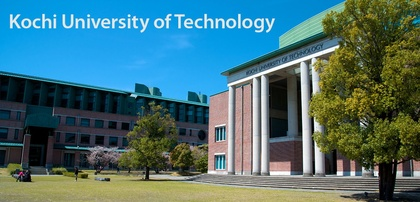
%> input picture img2/kut.jpg, 420 x 202 px, shrunk from 933 x 449 before the run
$ octave s3.m   (GNU Octave 9; MATLAB toolbox functions it lacks are replaced by stand-ins)
%> lines starting %> are read from the running program, lines starting %| are printed output that depends on the picture
close all;
clear;

%read img, create grayImg
img = imread('kut.jpg');
%> img is the input picture: size 202x420x3 uint8; mean R, G, B 72.8, 113.2, 118
red = img(:,:,1);
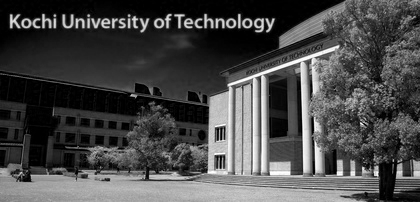
%> red: size 202x420 uint8; min 0, max 255, mean 72.8
green = img(:,:,2);
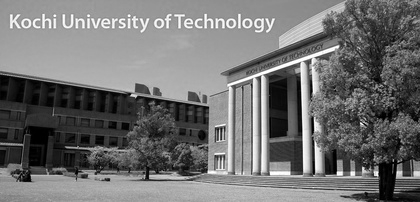
%> green: size 202x420 uint8; min 0, max 255, mean 113.2
blue = img(:,:,3);
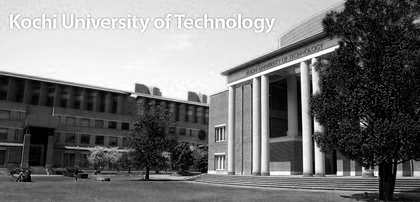
%> blue: size 202x420 uint8; min 0, max 255, mean 118
gray = 0.3*red+0.59*green+0.11*blue;
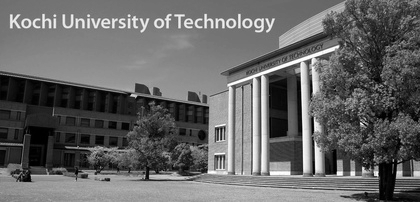
%> gray: size 202x420 uint8; min 0, max 255, mean 101.7

%make derivative filter, horizontal and vertical
hrznDerivFilter = [-1 0 1;-2 0 2;-1 0 1];   %horizontal derivative filter
verDerivFilter = [-1 -2 -1;0 0 0;1 2 1];    %vertical derivative filter

%apply each derivative filter
hrznDerivatived = filter2(hrznDerivFilter,gray);
verDerivatived = filter2(verDerivFilter,gray);

%remove negative val
hrznDerivatived = abs(hrznDerivatived);
verDerivatived = abs(verDerivatived);
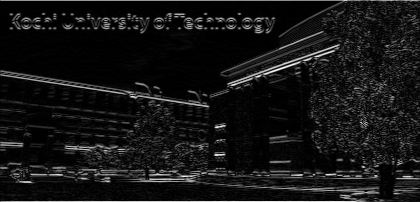
%> verDerivatived: size 202x420 double; min 0, max 762, mean 63.7; drawn with min black and max white

%cast to uint8
hrznDerivatived = uint8(hrznDerivatived);
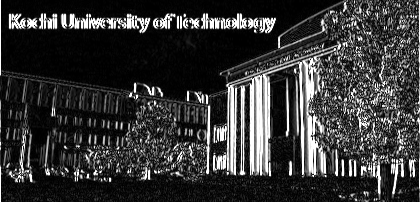
%> hrznDerivatived: size 202x420 uint8; min 0, max 255, mean 54.4
verDerivatived = uint8(verDerivatived);
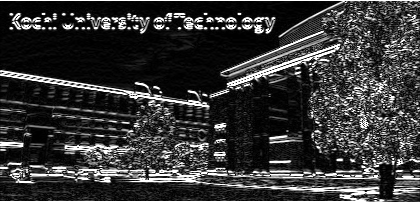
%> verDerivatived: size 202x420 uint8; min 0, max 255, mean 54.8

figure('Name', '水平方向微分フィルタ');
imshow(hrznDerivatived);
imwrite(hrznDerivatived, 'horizontalDerivatived.bmp');
imwrite(hrznDerivatived, 's3-horizontalDerivatived.jpeg', "JPEG");

figure('Name', '垂直方向微分フィルタ');
imshow(verDerivatived);
imwrite(verDerivatived, 'verticalDerivatived.bmp');
imwrite(verDerivatived, 's3-verticalDerivatived.jpeg', "JPEG");

$ run again, with img2/thispersondoesnotexist.jpg copied over img2/kut.jpg
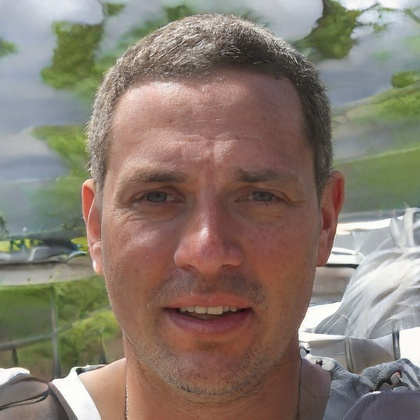
%> input picture img2/thispersondoesnotexist.jpg, 420 x 420 px, shrunk from 1024 x 1024 before the run
%> img is the input picture: size 420x420x3 uint8; mean R, G, B 136.1, 123, 111.3
%> `blue = img(:,:,3);`:
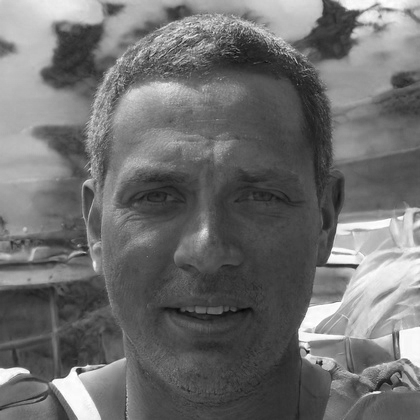
%> blue: size 420x420 uint8; min 6, max 255, mean 111.3
%> `verDerivatived = uint8(verDerivatived);`:
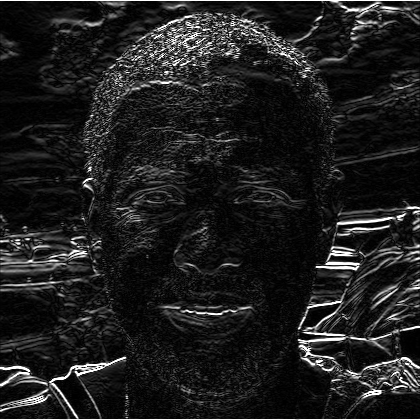
%> verDerivatived: size 420x420 uint8; min 0, max 255, mean 30.8

$ run again, with img2/thispersondoesnotexist2.jpg copied over img2/kut.jpg
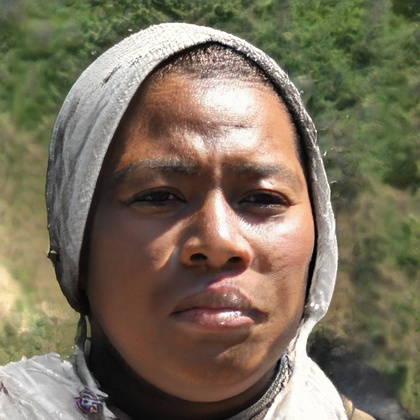
%> input picture img2/thispersondoesnotexist2.jpg, 420 x 420 px, shrunk from 1024 x 1024 before the run
%> img is the input picture: size 420x420x3 uint8; mean R, G, B 120.9, 111.2, 91.4
%> `blue = img(:,:,3);`:
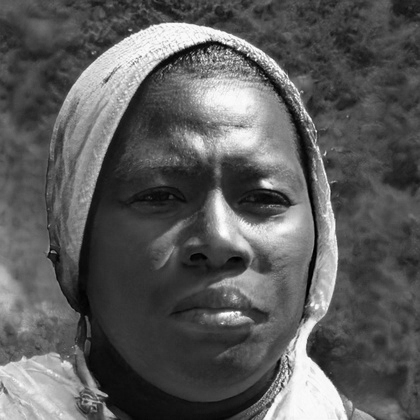
%> blue: size 420x420 uint8; min 0, max 255, mean 91.4
%> `verDerivatived = uint8(verDerivatived);`:
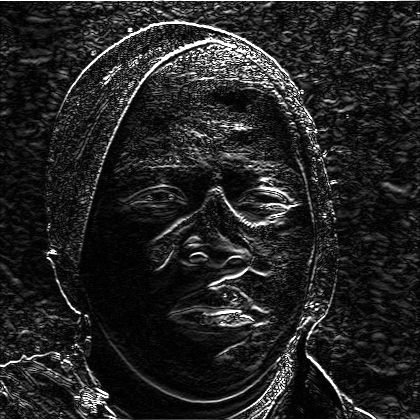
%> verDerivatived: size 420x420 uint8; min 0, max 255, mean 36.1

$ run again, with img2/thispersondoesnotexist3.jpg copied over img2/kut.jpg
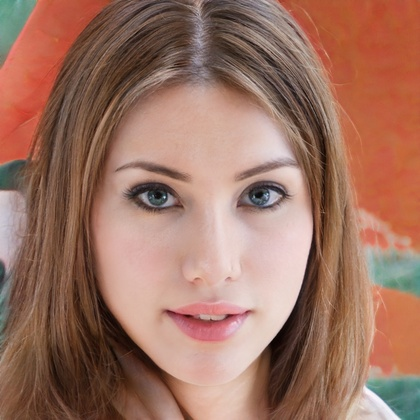
%> input picture img2/thispersondoesnotexist3.jpg, 420 x 420 px, shrunk from 1024 x 1024 before the run
%> img is the input picture: size 420x420x3 uint8; mean R, G, B 157.6, 114.5, 97.9
%> `verDerivatived = uint8(verDerivatived);`:
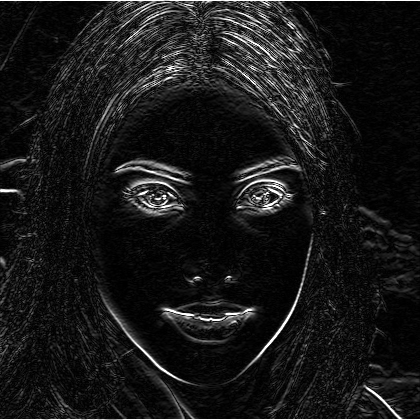
%> verDerivatived: size 420x420 uint8; min 0, max 255, mean 24.6
